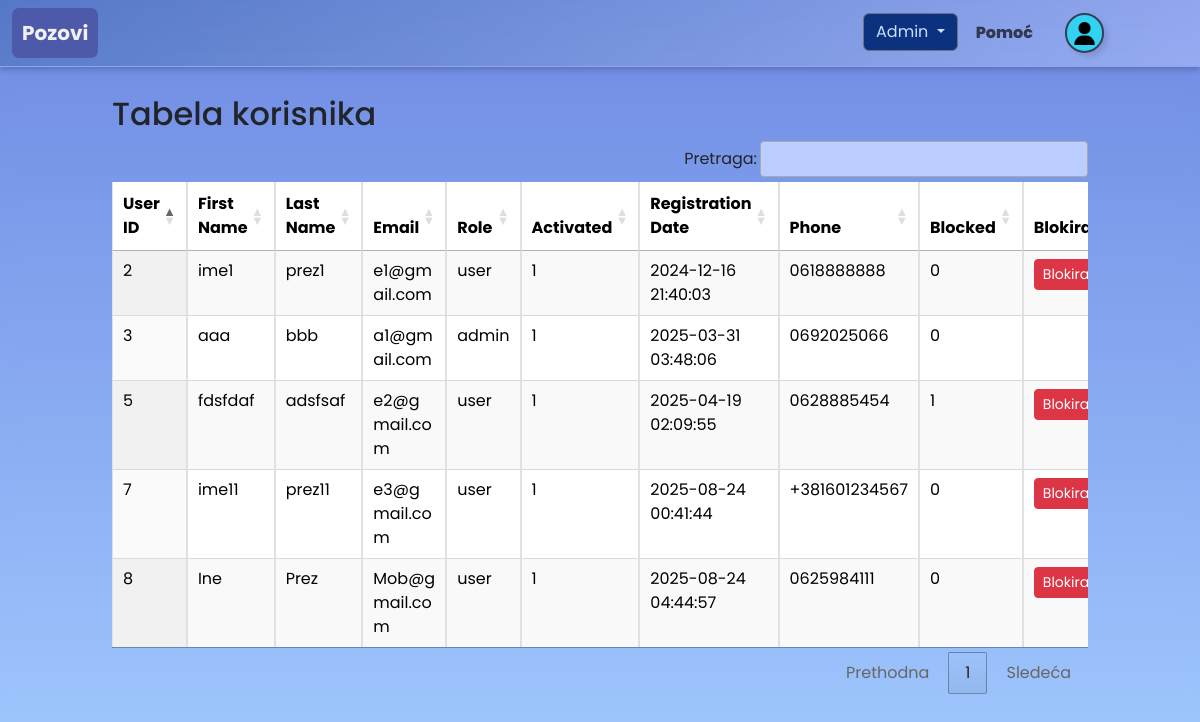
The page /admin_users.php (signed in) on the database its author committed.
### tables this page shows
CREATE TABLE `users` (
  `user_id` int(11) NOT NULL,
  `fname` varchar(50) NOT NULL,
  `lname` varchar(50) NOT NULL,
  `email` varchar(254) NOT NULL,
  `password` varchar(64) NOT NULL,
  `role` enum('user','admin') NOT NULL,
  `activated` tinyint(1) DEFAULT 0,
  `registration_date` timestamp NULL DEFAULT current_timestamp(),
  `phone` varchar(20) DEFAULT NULL,
  `blocked` tinyint(1) NOT NULL DEFAULT 0
);

### admin_users.php (the view, shortened to what this page needs)
<?php
require_once 'includes/db_config.php';
?>
<!DOCTYPE html>
<html lang="en">
<head>
    <link href="https://cdn.jsdelivr.net/npm/bootstrap@5.3.3/dist/css/bootstrap.min.css" rel="stylesheet">
    <link rel="stylesheet" href="css.css">
    <link rel="stylesheet" href="https://cdn.datatables.net/1.13.4/css/jquery.dataTables.min.css">
</head>
<body>
<?php include 'templates/header.php'; ?>
<div class="container-fluid mt-2 col-12 col-xl-10">
    <h2>Tabela korisnika</h2>
    <div class="table-responsive">
        <table id="usersTable" class="display table table-bordered table-striped" style="width:100%">
            <thead>
            <tr>
                <th>User ID</th>
                <th>First Name</th>
                <th>Last Name</th>
                <th>Email</th>
                <th>Role</th>
                <th>Activated</th>
                <th>Registration Date</th>
                <th>Phone</th>
                <th>Blocked</th>
                <th>Blokiraj</th>
            </tr>
            </thead>
            <tbody>
            <?php
            try {
                $stmt = $pdo->query("SELECT user_id, fname, lname, email, role, activated, registration_date, phone, blocked FROM users");
                while ($row = $stmt->fetch(PDO::FETCH_ASSOC)) {
                    echo "<tr data-user-id='" . $row['user_id'] . "'>";
                    echo "<td>" . htmlspecialchars($row['user_id']) . "</td>";
                    echo "<td style='word-break: break-word;'>" . htmlspecialchars($row['fname']) . "</td>";
                    echo "<td style='word-break: break-word;'>" . htmlspecialchars($row['lname']) . "</td>";
                    echo "<td style='word-break: break-word;'>" . htmlspecialchars($row['email']) . "</td>";
                    echo "<td>" . htmlspecialchars($row['role']) . "</td>";
                    echo "<td>" . htmlspecialchars($row['activated']) . "</td>";
                    echo "<td style='word-break: break-word;'>" . htmlspecialchars($row['registration_date']) . "</td>";
                    echo "<td>" . htmlspecialchars($row['phone']) . "</td>";
                    echo "<td>" . htmlspecialchars($row['blocked']) . "</td>";
                    if($row['role'] === 'user') {
                        echo "<td style='word-break: normal;'>
                        <div class='d-flex justify-content-between flex-nowrap gap-1'>
                            <button type='button' class='btn btn-sm btn-danger me-1' title='Blokiraj' onclick='updateBlockStatus(this, 1)'>
                                Blokiraj
                            </button>
                            <button type='button' class='btn btn-sm btn-primary me-1' title='Deblokiraj' onclick='updateBlockStatus(this, 0)'>
                                Deblokiraj
                            </button>
                        </div>
                        </td>";
                    }
                    else{
                        echo "<td></td>";
                    }
                    echo "</tr>";
                }
            } catch (PDOException $e) {
                echo "Greška u povezivanju sa bazom: " . $e->getMessage();
            }
            ?>
            </tbody>
        </table>
    </div>
</div>
</body>
</html>

### css.css (style rules this page uses)
body { padding-top: 87px; min-height: 100vh; background: linear-gradient(180deg, #6f8ae3, #a2cbff); background-size: cover; background-repeat: no-repeat; background-position: center; background-attachment: fixed; font-family: 'Poppins', sans-serif; }
body::before { content: ""; position: fixed; top: 0; left: 0; height: 100vh; width: 100vw; background-color: rgba(255, 255, 255, 0.0); backdrop-filter: blur(7px); z-index: -1; }

### rows shown on the page
users: user_id "2", fname "ime1", lname "prez1", email "e1@gmail.com", role "user", activated "1", registration_date "2024-12-16 21:40:03", phone "0618888888", blocked "0", shows "Blokiraj"
users: user_id "3", fname "aaa", lname "bbb", email "a1@gmail.com", role "admin", activated "1", registration_date "2025-03-31 03:48:06", phone "0692025066", blocked "0"
users: user_id "5", fname "fdsfdaf", lname "adsfsaf", email "e2@gmail.com", role "user", activated "1", registration_date "2025-04-19 02:09:55", phone "0628885454", blocked "1", shows "Blokiraj"
users: user_id "7", fname "ime11", lname "prez11", email "e3@gmail.com", role "user", activated "1", registration_date "2025-08-24 00:41:44", phone "+381601234567", blocked "0", shows "Blokiraj"
users: user_id "8", fname "Ine", lname "Prez", email "Mob@gmail.com", role "user", activated "1", registration_date "2025-08-24 04:44:57", phone "0625984111", blocked "0", shows "Blokiraj"
